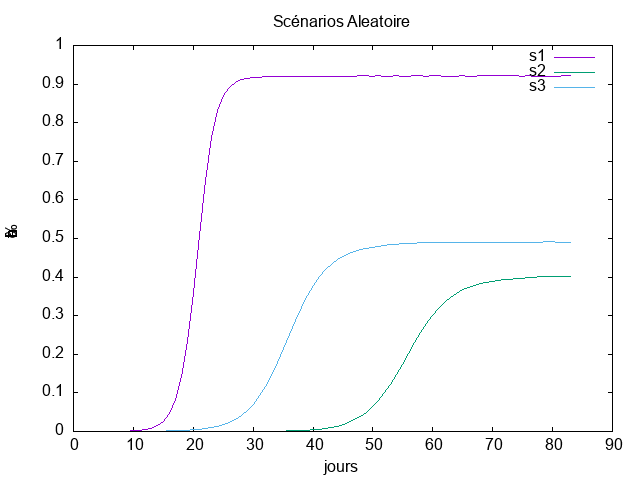

Source code (gnuplot):
set terminal png
set title "Scénarios Aleatoire"
set xlabel 'jours'
set ylabel 'infection % '
set output 'Scenario.png'
plot 'propagationS1.dat' title 's1' with lines ls 1  ,\
      'propagationS2.dat' title 's2' with lines ls 2 ,\
       'propagationS3.dat' title 's3' with lines ls 3